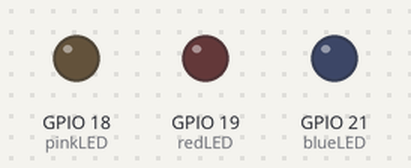
The program below on a simulated ESP32. On the bench: output pins drawn as LEDs (lit = HIGH). WiFi joins after 1.5 s; servers stay silent unless stated; uploads are accepted with an empty reply; what the program prints to the serial monitor is not drawn.

Above: at 2.6 s.
At 7.0 s:
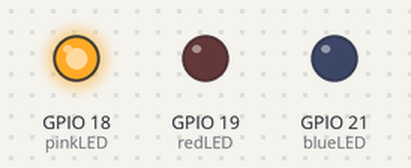
At 9.2 s:
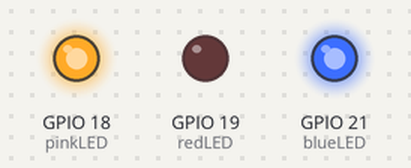
At 11.4 s:
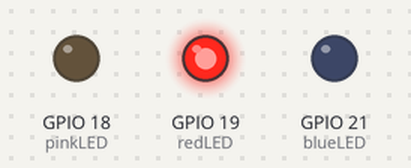
At 15.8 s:
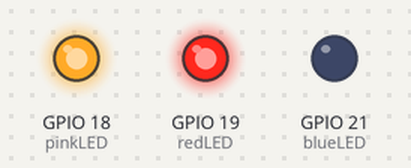
At 22.4 s:
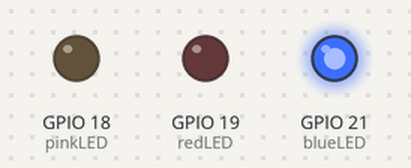
Timing chart, 0 to 24.4 s (numbered marks = the images above):
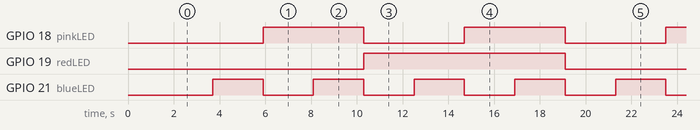

Measured:
- by itself, GPIO 18 (pinkLED): alternates HIGH for 4.4 s and LOW for 4.4 s
- by itself, GPIO 19 (redLED): alternates HIGH for 8.8 s and LOW for 8.8 s
- by itself, GPIO 21 (blueLED): alternates HIGH for 2.2 s and LOW for 2.2 s

The program:

main.cpp
```cpp
#include <Arduino.h>
#include <WiFi.h>
#include <HTTPClient.h>
#include <ArduinoJson.h>
//#include "env.h"

#define pinkLED 18
#define redLED 19
#define blueLED 21

char * endpoint = "https://ecse-three-led-api-v2.onrender.com";
const char * WIFI_SSID = "Wokwi-GUEST";
const char * WIFI_PASS = "";
const char * key = "Susannah#9481";

bool data [8][3] = {
  {false, false, false},
  {false, false, true},
  {false, true, false},
  {false, true, true},
  {true, false, false},
  {true, false, true},
  {true, true, false},
  {true, true, true},
};

void setup() {
  Serial.begin(9600);
  WiFi.begin(WIFI_SSID, WIFI_PASS);

  pinMode(pinkLED, OUTPUT);
  pinMode(redLED, OUTPUT);
  pinMode(blueLED, OUTPUT);

  Serial.println("Connecting");
  while(WiFi.status() != WL_CONNECTED) {
    delay(500);
    Serial.print(".");
  }

  Serial.println("");
  Serial.print("Connected to WiFi network with IP Address: ");
  Serial.println(WiFi.localIP());
}

void loop() {
  if(WiFi.status() == WL_CONNECTED) {
    HTTPClient http;

    http.begin(endpoint);

    for(int b = 0; b < 8; b++){

      http.addHeader("Content-Type", "application/json");
      http.addHeader("X-API-Key", key);

    StaticJsonDocument<102> doc;
    String httpRequestData;

    digitalWrite(redLED, data[b][0]);
    digitalWrite(pinkLED, data[b][1]);
    digitalWrite(blueLED, data[b][2]);

    doc["redLED"] = data[b][0];
    doc["pinkLED"] = data[b][1];
    doc["blueLED"] = data[b][2];

    serializeJson(doc, httpRequestData);

    int httpResponseCode = http.PUT(httpRequestData);
    String http_response;

      Serial.print("HTTP Response Code: ");
      Serial.println(httpResponseCode);

      http_response = http.getString();
      Serial.println(http_response);

      http.end();

    delay(2000);
    }

  }
  else {
    Serial.println("WiFi Disconnected");
  }
  }
```
